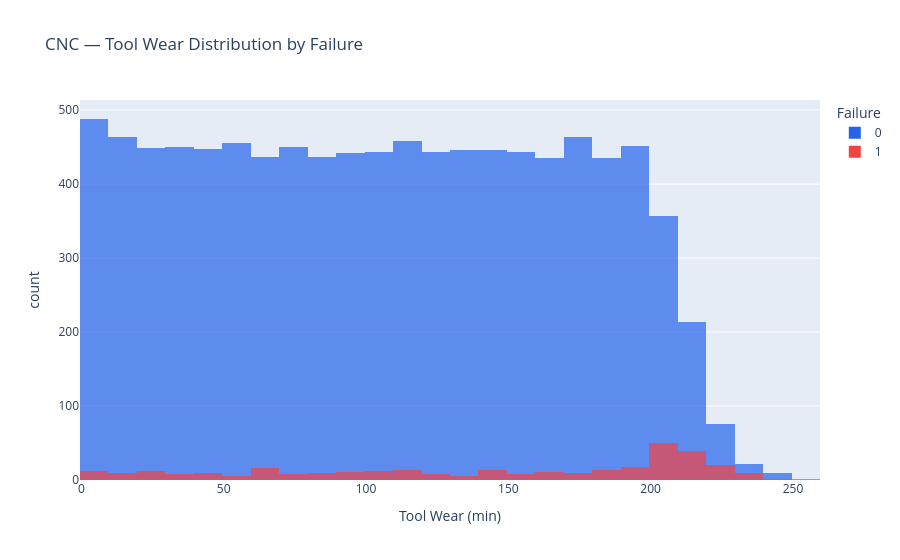

Here is the notebook cell this chart was saved with:
### Code cell
fig = px.histogram(cnc, x="tool_wear_min", color="machine_failure",
                   color_discrete_map={0: "#2563eb", 1: "#ef4444"},
                   barmode="overlay",
                   title="CNC — Tool Wear Distribution by Failure",
                   labels={"machine_failure": "Failure", "tool_wear_min": "Tool Wear (min)"},
                   opacity=0.7,
                   nbins=50)
fig.show()

### Figure 1 — Plotly figure (JSON) as saved in the notebook; plotly's stock layout.template omitted (floating-point values rounded to 4 significant figures; data arrays with more than 128 entries replaced by an {"elided": "..."} marker saying what was removed)
{"data": [{"bingroup": "x", "hovertemplate": "Failure=0<br>Tool Wear (min)=%{x}<br>count=%{y}<extra></extra>", "legendgroup": "0", "marker": {"color": "#2563eb", "opacity": 0.7, "pattern": {"shape": ""}}, "name": "0", "nbinsx": 50, "orientation": "v", "showlegend": true, "type": "histogram", "x": {"elided": "9661 int values"}, "xaxis": "x", "yaxis": "y"}, {"bingroup": "x", "hovertemplate": "Failure=1<br>Tool Wear (min)=%{x}<br>count=%{y}<extra></extra>", "legendgroup": "1", "marker": {"color": "#ef4444", "opacity": 0.7, "pattern": {"shape": ""}}, "name": "1", "nbinsx": 50, "orientation": "v", "showlegend": true, "type": "histogram", "x": {"elided": "339 int values"}, "xaxis": "x", "yaxis": "y"}], "layout": {"barmode": "overlay", "legend": {"title": {"text": "Failure"}, "tracegroupgap": 0}, "title": {"text": "CNC — Tool Wear Distribution by Failure"}, "xaxis": {"anchor": "y", "domain": [0, 1], "title": {"text": "Tool Wear (min)"}}, "yaxis": {"anchor": "x", "domain": [0, 1], "title": {"text": "count"}}}}
